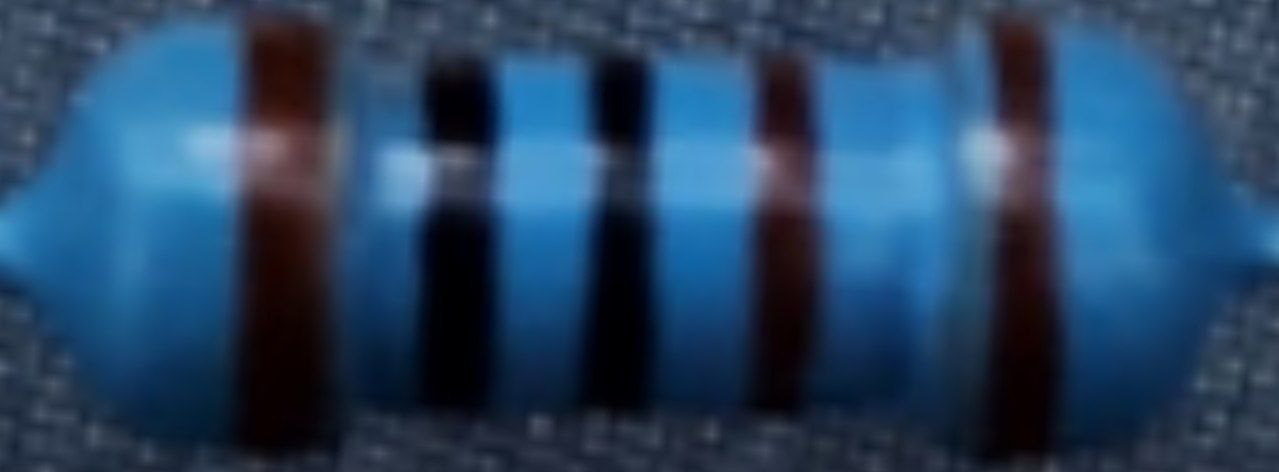
#> input picture data/raw/brown-black-black-brown-brown-2.jpg, 1279 x 472 px; its folder holds only this picture in this run
$ python preprocess.py
#> lines starting #> are read from the running program, lines starting #| are printed output that depends on the picture
### scripts/datacleaner.py
# This file contains logic to clean raw images cropped from YOLO or camera.
import copy
import cv2 as cv
import numpy as np

# Crop the middle section
def cropMiddle(image: cv.Mat, width_ratio=0.9, height_ratio=0.3):
    # Get the dimensions of the image
    height, width = image.shape[:2]

    # Calculate the new width and crop positions for the x-axis
    crop_width = int(width * width_ratio)
    left = int((width - crop_width) / 2)
    right = left + crop_width

    # Calculate the new height and crop positions for the y-axis
    crop_height = int(height * height_ratio)
    top = crop_height
    bottom = 2 * crop_height

    # Perform the crop
    cropped_image = image[top:bottom, left:right]

    return cropped_image

# [8 lines left out: function columnMedianReplace, not called in this run]

def columnAverageReplace(img: cv.Mat):
    imgClean = img.copy()
    rows, cols, _ = img.shape
    for col in range(0, cols):
        colVals = imgClean[:, col, :]
        medianValue = np.average(colVals, axis=0)
        imgClean[:, col, :] = medianValue
    return imgClean

def get_avg_brightness(img: cv.Mat):
    # Convert the image to grayscale
    gray_image = cv.cvtColor(img, cv.COLOR_BGR2GRAY)
    # Calculate the average brightness using mean pixel intensity
    average_brightness = cv.mean(gray_image)[0]
    return average_brightness

# Color correction
def apply_clahe(img, threshold: int):
    clipLimit = 2.0
    avg_brightness = get_avg_brightness(img)
    # print(avg_brightness)
    if avg_brightness < threshold:
        clipLimit = 12.0
    # print(clipLimit)
    # Convert the image to LAB color space
    lab_image = cv.cvtColor(img, cv.COLOR_BGR2LAB)

    # Split the LAB image into channels
    L, A, B = cv.split(lab_image)
    # Create CLAHE object and apply it to the L channel
    clahe = cv.createCLAHE(clipLimit=clipLimit, tileGridSize=(8, 8))
    L = clahe.apply(L)

    # Merge the channels back into LAB image
    lab_image = cv.merge([L, A, B])

    # Convert the LAB image back to BGR color space
    equalized_image = cv.cvtColor(lab_image, cv.COLOR_LAB2BGR)

    return equalized_image

# Saturate images
def increase_saturation(image: cv.Mat, value=50):
    hsv_image = cv.cvtColor(image, cv.COLOR_BGR2HSV)  # Convert image to HSV color space
    h, s, v = cv.split(hsv_image)  # Split the channels

    # Increase the saturation channel by the specified value
    s = cv.add(s, value)
    s = np.clip(s, 0, 255)  # Ensure that the pixel values are within the valid range
    hsv_image = cv.merge([h, s, v])  # Merge the channels back
    saturated_image = cv.cvtColor(hsv_image, cv.COLOR_HSV2BGR)  # Convert back to BGR color space
    return saturated_image

# [23 lines left out: function remove_background, not called in this run]

def columnMedianReplaceStep(img: cv.Mat, sz=3):
        # Get the dimensions of the image
        height, width, _ = img.shape
        # Create a copy of the image
        new_img = img.copy()
        # Iterate over every N columns
        for col in range(0, width, sz):
            # Determine the range of columns to process
            start_col = col
            end_col = min(col + sz, width)
            # Extract the region of interest (ROI)
            roi = img[:, start_col:end_col]
            # Calculate the median RGB color for the ROI
            median_color = np.median(roi, axis=(0, 1))
            median_color = np.uint8(median_color)
            # Replace all pixels in the N columns with the median color
            new_img[:, start_col:end_col] = median_color
        return new_img

def increase_brightness(image, value, threshold = 255//2):
    if get_avg_brightness(image) >= threshold:
        return image
    hsv = cv.cvtColor(image, cv.COLOR_BGR2HSV)
    h, s, v = cv.split(hsv)
    v = np.where((255 - v) < value, 255, v + value)
    final_hsv = cv.merge((h, s, v))
    brighter_image = cv.cvtColor(final_hsv, cv.COLOR_HSV2BGR)
    return brighter_image

def increase_black_level(image, factor=0.7):
    image_float = image.astype(np.float32)
    # Define the factor to increase black level
    black_level_factor = factor
    # Scale the pixel values to increase black level
    darkened_image = image_float * black_level_factor
    # Clip the pixel values to ensure they remain within the valid range of 0-255
    darkened_image = np.clip(darkened_image, 0, 255)
    # Convert the image back to the unsigned 8-bit integer representation
    darkened_image = darkened_image.astype(np.uint8)
    return darkened_image

def estimate_image_temperature(image):
    # Load the image
    # Convert the image to LAB color space
    lab = cv.cvtColor(image, cv.COLOR_BGR2LAB)
    # Extract the A and B channels
    _, a, b = cv.split(lab)
    # Calculate the mean values of the A and B channels
    mean_a = cv.mean(a)[0]
    mean_b = cv.mean(b)[0]
    # Define the mapping range for A and B values
    min_a = 0
    max_a = 255
    min_b = 0
    max_b = 255
    # Define the temperature range
    min_temp = 2000
    max_temp = 8000
    # Map the mean A and B values to the temperature range
    temperature = ((mean_a - min_a) / (max_a - min_a)) * (max_temp - min_temp) + min_temp
    return temperature

"""
Use this function to clean
"""
def process_image(img: cv.Mat):
    img_copy = copy.deepcopy(img)  # Create a deep copy of the image
    img_copy = cv.GaussianBlur(img_copy, (13,13), 1.0)
    img_copy = cv.medianBlur(img_copy, 47)
    img_copy = apply_clahe(img_copy, 90)
    img_copy = increase_saturation(img_copy, 10)
    img_copy = cropMiddle(img_copy, width_ratio=0.85, height_ratio=0.40)
    img_copy = columnAverageReplace(img_copy)
    # img_copy = columnMedianReplace(img_copy)
    img_copy = columnMedianReplaceStep(img_copy, 3)
    img_copy = columnMedianReplaceStep(img_copy, 5)
    # img_copy = columnMedianReplaceStep(img_copy, 15)
    # img_copy = remove_background(img_copy, 22)

    # Color adjust
    img_copy = increase_black_level(img_copy, 0.9)
    img_copy = increase_brightness(img_copy, 20, 200)
    return img_copy

# [2 lines that do not run on import are left out]


### scripts/preprocess.py
# This script does data preprocessing.
# It consumes the images in "./data/raw/", preprocesses it and dumps them to "./data/labelling"

import cv2 as cv
import numpy as np
import os
import datacleaner

# Constants
FILEPATH_RAW = "../data/raw"
FILEPATH_PROCESSED = "../data/labelling"
FILEEXT_JPG = ".jpg"

# Models
class Resistor:
    # input colors Left 2 Right
    def __init__(self, filename: str, img: cv.Mat):
        self.name = filename
        self.img = img

# --- Functions ---

# IO
def load_data():
    files = os.listdir(FILEPATH_RAW)
    data = [file for file in files if file.endswith(FILEEXT_JPG)]
    raw_data = []
    for filename in data:
        image_path = os.path.join(FILEPATH_RAW, filename)
        image = cv.imread(image_path)
#> image is the input picture: shape (472, 1279, 3); mean B, G, R 99.7, 69.1, 39.3
        if image is not None:
            raw_data.append(Resistor(filename, image))
        else:
            print("Error loading", filename)
    return raw_data

def save_data(processed_data):
    for data in processed_data:
        save_path = os.path.join(FILEPATH_PROCESSED, data.name)
        ok = cv.imwrite(save_path, data.img)
        if not ok:
            print("Error writing image")

# Apply the preprocessing to every image file
def process_data(raw_data):
    # Keep separate list (dont care memory efficiency for now)
    processed_data = []
    for resistor in raw_data:
        # print(resistor.name)
        processed_img = datacleaner.process_image(resistor.img)
        print(resistor.name, datacleaner.estimate_image_temperature(processed_img))
        processed_data.append(Resistor(resistor.name, processed_img))
    return processed_data

if __name__ == "__main__":
    print("Preprocessing images from data/raw ...")
    raw_data = load_data()
#> raw_data = 1 item
    processed_data = process_data(raw_data)
#> the loop in process_data, `for resistor in raw_data:` made 1 pass
#> (printed output is left out)
#> pass 1, in get_avg_brightness, `gray_image = cv.cvtColor(img, cv.COLOR_BGR2GRAY)`:
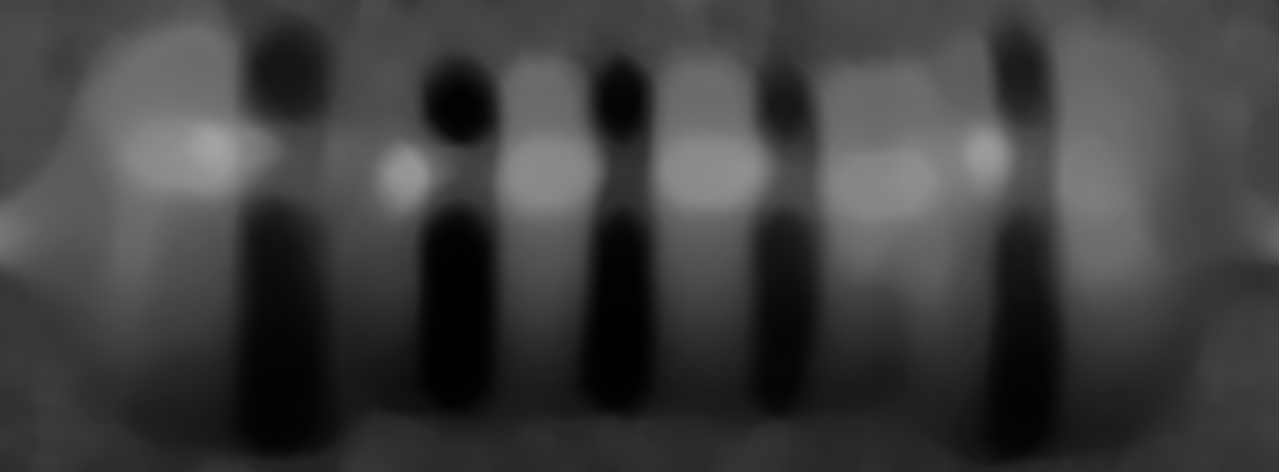
#> gray_image: shape (472, 1279); min 0, max 162, mean 63.2
#> after the loop in process_data, `for resistor in raw_data:`:
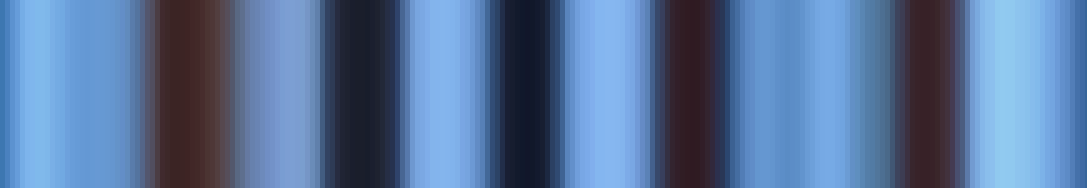
#> processed_img: shape (188, 1087, 3); mean B, G, R 155.3, 115.1, 87.1
#> processed_data = 1 item
    save_data(processed_data)
#> the loop in save_data, `for data in processed_data:` made 1 pass
    print("Done!")

$ run again, on data/raw/brown-black-black-brown-brown-8.jpg
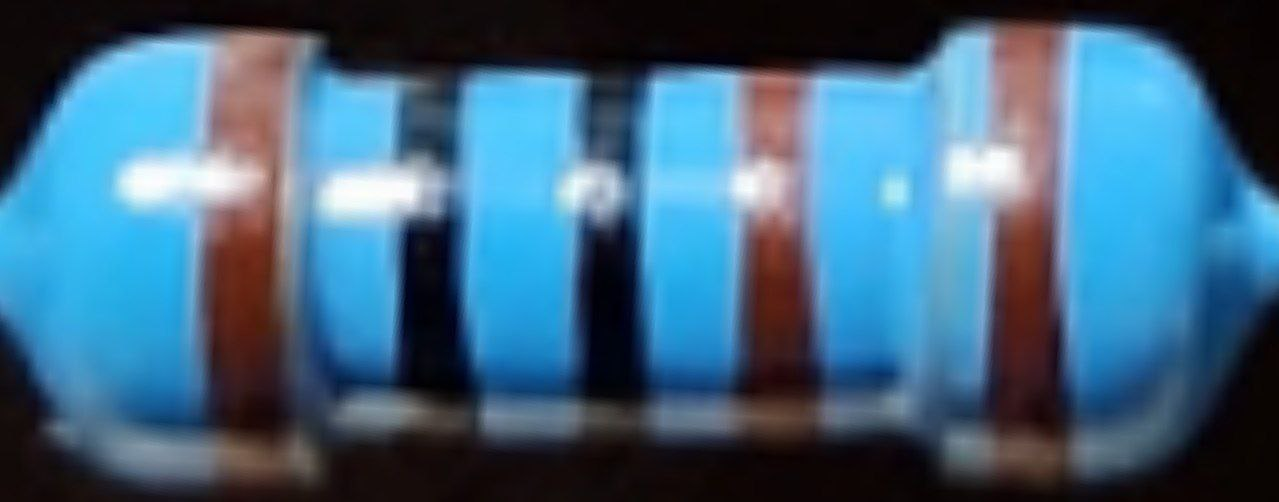
#> input picture data/raw/brown-black-black-brown-brown-8.jpg, 1279 x 502 px
#> in load_data, image is the input picture: shape (502, 1279, 3); mean B, G, R 128.3, 102.3, 64.8
#> raw_data = 1 item
#> the loop in process_data, `for resistor in raw_data:` made 1 pass
#> (printed output is left out)
#> pass 1, in get_avg_brightness, `gray_image = cv.cvtColor(img, cv.COLOR_BGR2GRAY)`:
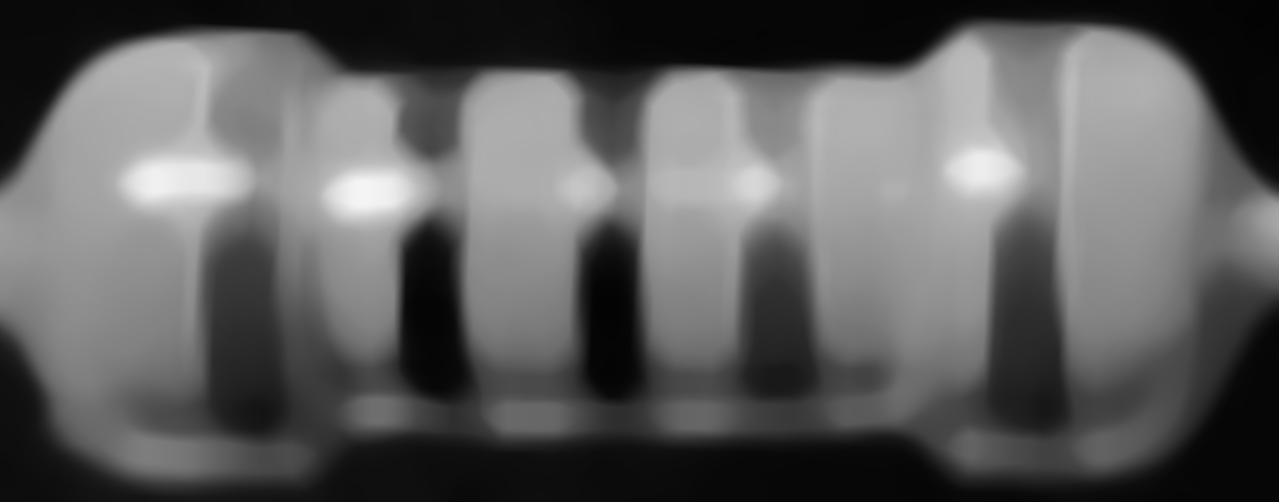
#> gray_image: shape (502, 1279); min 3, max 244, mean 93.1
#> after the loop in process_data, `for resistor in raw_data:`:
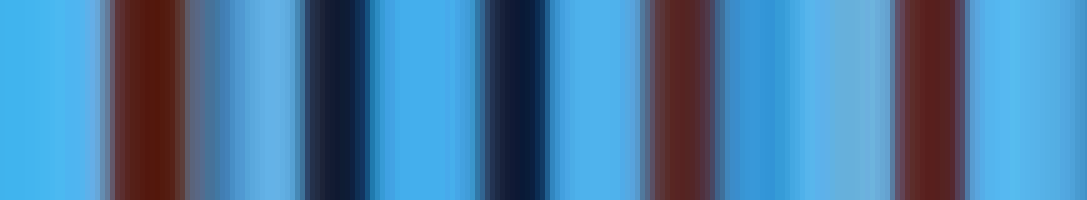
#> processed_img: shape (200, 1087, 3); mean B, G, R 166.3, 125.1, 72.6
#> the loop in save_data, `for data in processed_data:` made 1 pass

$ run again, on data/raw/brown-black-black-brown-brown-9.jpg
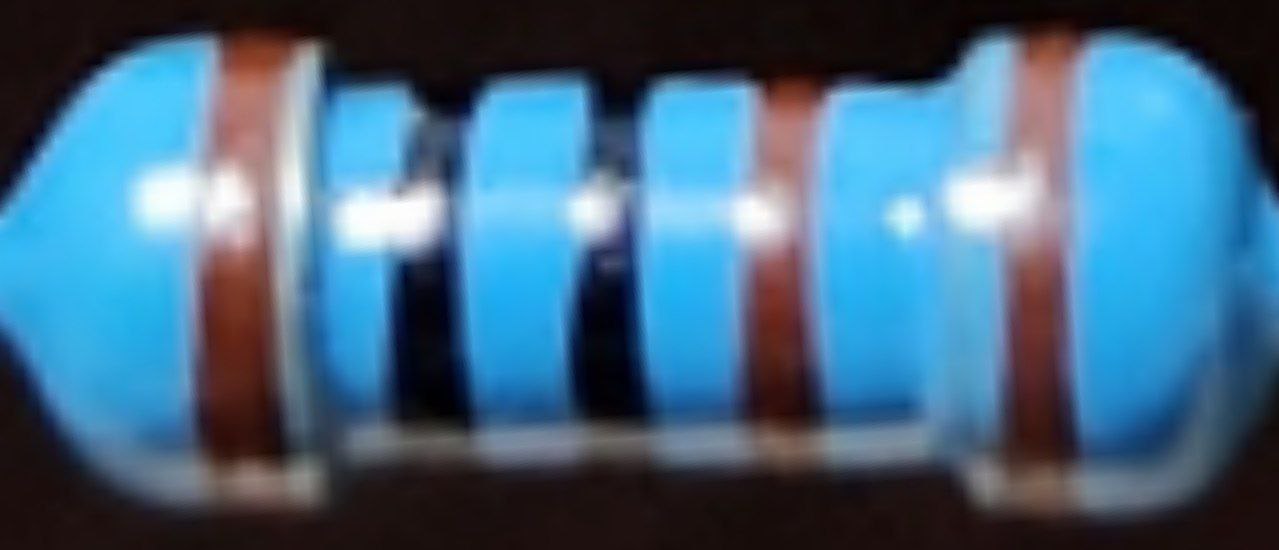
#> input picture data/raw/brown-black-black-brown-brown-9.jpg, 1279 x 550 px
#> in load_data, image is the input picture: shape (550, 1279, 3); mean B, G, R 130.6, 104.9, 68.6
#> raw_data = 1 item
#> the loop in process_data, `for resistor in raw_data:` made 1 pass
#> (printed output is left out)
#> pass 1, in get_avg_brightness, `gray_image = cv.cvtColor(img, cv.COLOR_BGR2GRAY)`:
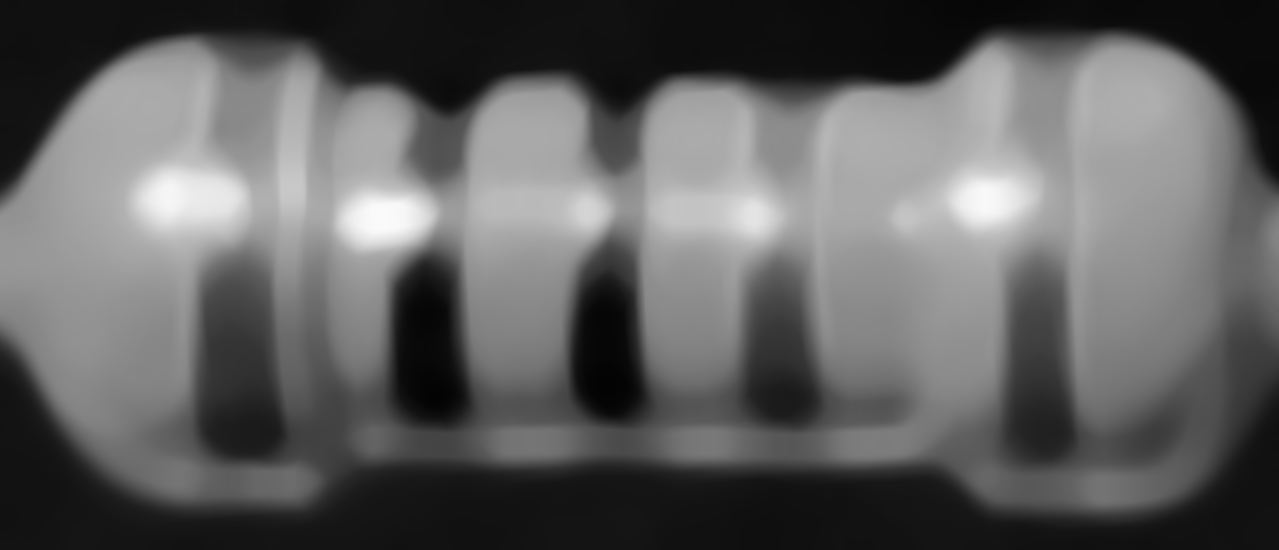
#> gray_image: shape (550, 1279); min 3, max 250, mean 96.2
#> after the loop in process_data, `for resistor in raw_data:`:
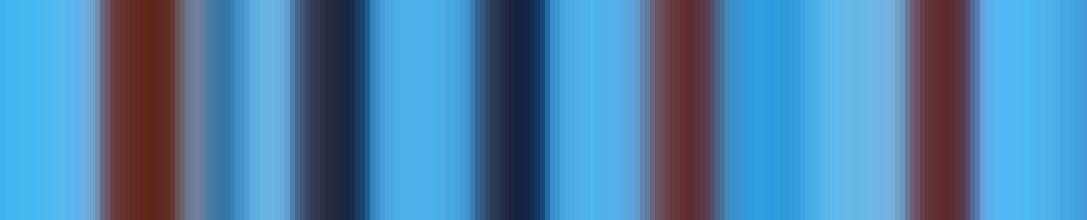
#> processed_img: shape (220, 1087, 3); mean B, G, R 171.1, 129.5, 77
#> the loop in save_data, `for data in processed_data:` made 1 pass

$ run again, on data/raw/brown-black-black-orange-brown-0.jpg
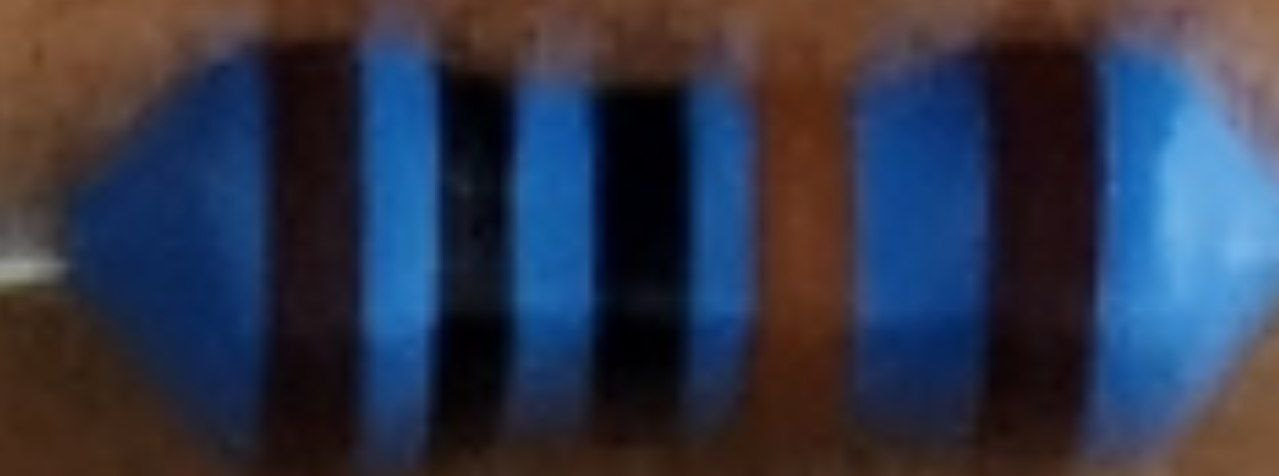
#> input picture data/raw/brown-black-black-orange-brown-0.jpg, 1279 x 476 px
#> in load_data, image is the input picture: shape (476, 1279, 3); mean B, G, R 73.6, 54.1, 48.7
#> raw_data = 1 item
#> the loop in process_data, `for resistor in raw_data:` made 1 pass
#> (printed output is left out)
#> pass 1, in get_avg_brightness, `gray_image = cv.cvtColor(img, cv.COLOR_BGR2GRAY)`:
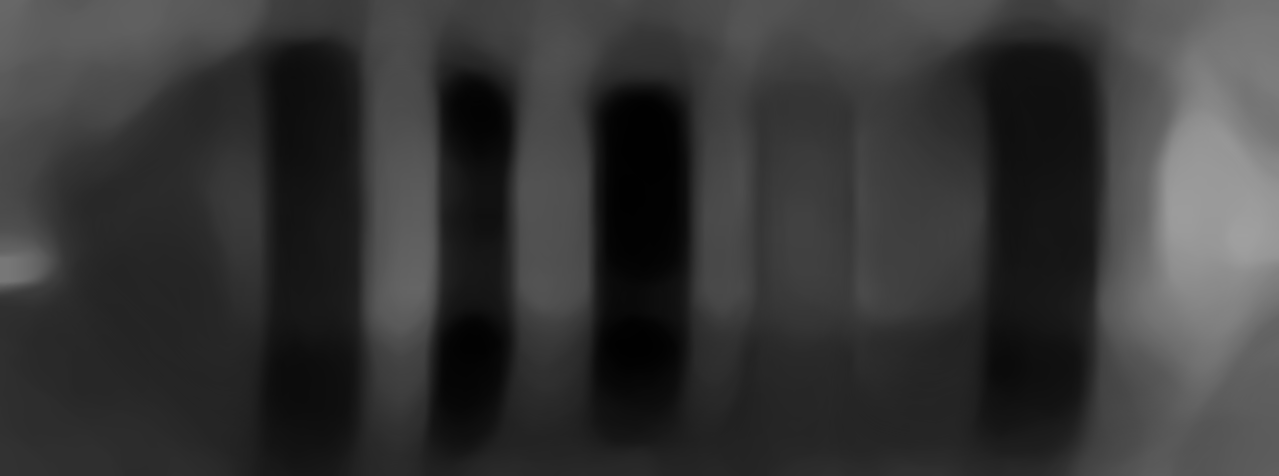
#> gray_image: shape (476, 1279); min 1, max 160, mean 54.5
#> after the loop in process_data, `for resistor in raw_data:`:
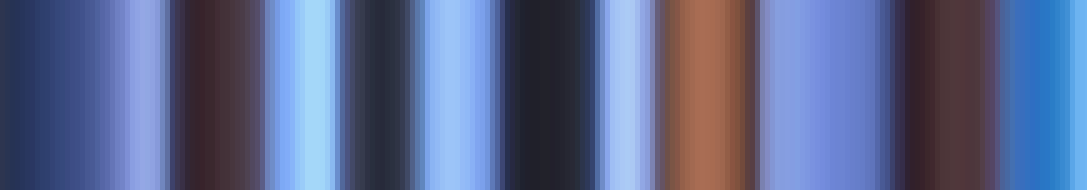
#> processed_img: shape (190, 1087, 3); mean B, G, R 142, 103.2, 91.8
#> the loop in save_data, `for data in processed_data:` made 1 pass
